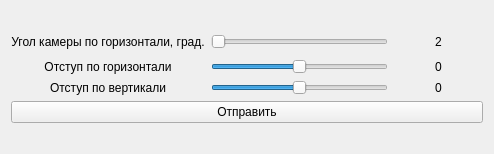
<?xml version="1.0" encoding="UTF-8"?>
<ui version="4.0">
 <class>ServerWindow</class>
 <widget class="QWidget" name="ServerWindow">
  <property name="geometry">
   <rect>
    <x>0</x>
    <y>0</y>
    <width>494</width>
    <height>154</height>
   </rect>
  </property>
  <property name="windowTitle">
   <string>Сервер</string>
  </property>
  <property name="styleSheet">
   <string notr="true"/>
  </property>
  <layout class="QGridLayout" name="gridLayout_2">
   <item row="0" column="0">
    <layout class="QGridLayout" name="gridLayout" rowstretch="1,1,1,1" columnstretch="2,2,1">
     <property name="sizeConstraint">
      <enum>QLayout::SetMinimumSize</enum>
     </property>
     <item row="0" column="0">
      <widget class="QLabel" name="labelNameAngleSlider">
       <property name="font">
        <font>
         <pointsize>9</pointsize>
        </font>
       </property>
       <property name="text">
        <string>Угол камеры по горизонтали, град.</string>
       </property>
       <property name="alignment">
        <set>Qt::AlignCenter</set>
       </property>
      </widget>
     </item>
     <item row="0" column="1">
      <widget class="QSlider" name="angleSlider">
       <property name="minimumSize">
        <size>
         <width>147</width>
         <height>22</height>
        </size>
       </property>
       <property name="minimum">
        <number>20</number>
       </property>
       <property name="maximum">
        <number>50</number>
       </property>
       <property name="value">
        <number>20</number>
       </property>
       <property name="orientation">
        <enum>Qt::Horizontal</enum>
       </property>
       <property name="tickPosition">
        <enum>QSlider::NoTicks</enum>
       </property>
      </widget>
     </item>
     <item row="0" column="2">
      <widget class="QLabel" name="labelValueAngleSlider">
       <property name="text">
        <string>2</string>
       </property>
       <property name="alignment">
        <set>Qt::AlignCenter</set>
       </property>
      </widget>
     </item>
     <item row="1" column="0">
      <widget class="QLabel" name="labelNameXOffsetSlider">
       <property name="text">
        <string>Отступ по горизонтали</string>
       </property>
       <property name="alignment">
        <set>Qt::AlignCenter</set>
       </property>
      </widget>
     </item>
     <item row="1" column="1">
      <widget class="QSlider" name="xOffsetSlider">
       <property name="minimumSize">
        <size>
         <width>147</width>
         <height>0</height>
        </size>
       </property>
       <property name="minimum">
        <number>-100</number>
       </property>
       <property name="maximum">
        <number>100</number>
       </property>
       <property name="value">
        <number>0</number>
       </property>
       <property name="orientation">
        <enum>Qt::Horizontal</enum>
       </property>
      </widget>
     </item>
     <item row="1" column="2">
      <widget class="QLabel" name="labelValueXOffsetSlider">
       <property name="text">
        <string>0</string>
       </property>
       <property name="alignment">
        <set>Qt::AlignCenter</set>
       </property>
      </widget>
     </item>
     <item row="2" column="1">
      <widget class="QSlider" name="yOffsetSlider">
       <property name="minimumSize">
        <size>
         <width>147</width>
         <height>0</height>
        </size>
       </property>
       <property name="minimum">
        <number>-100</number>
       </property>
       <property name="maximum">
        <number>100</number>
       </property>
       <property name="value">
        <number>0</number>
       </property>
       <property name="orientation">
        <enum>Qt::Horizontal</enum>
       </property>
      </widget>
     </item>
     <item row="2" column="2">
      <widget class="QLabel" name="labelValueYOffsetSlider">
       <property name="text">
        <string>0</string>
       </property>
       <property name="alignment">
        <set>Qt::AlignCenter</set>
       </property>
      </widget>
     </item>
     <item row="3" column="0" colspan="3">
      <widget class="QPushButton" name="sendButton">
       <property name="text">
        <string>Отправить</string>
       </property>
      </widget>
     </item>
     <item row="2" column="0">
      <widget class="QLabel" name="labelNameYOffsetSlider">
       <property name="text">
        <string>Отступ по вертикали</string>
       </property>
       <property name="alignment">
        <set>Qt::AlignCenter</set>
       </property>
      </widget>
     </item>
    </layout>
   </item>
  </layout>
 </widget>
 <resources/>
 <connections/>
</ui>
